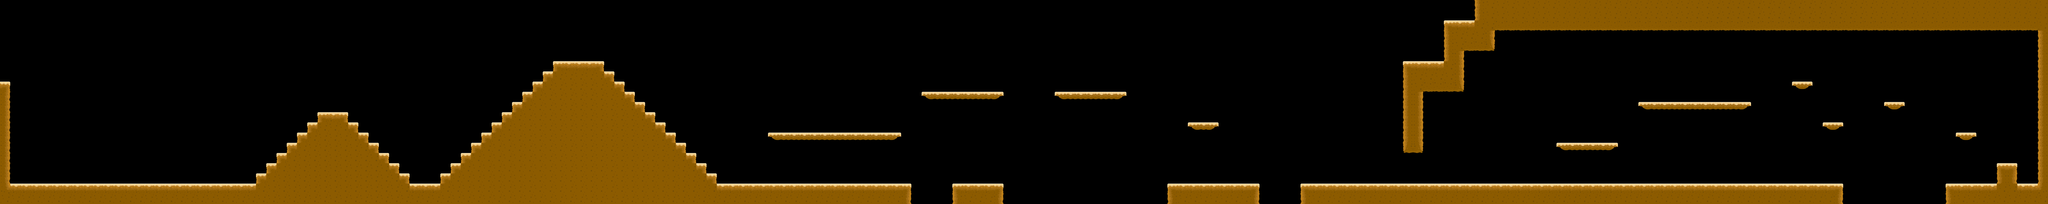

A 2D game scene composited from a Tiled map and its tileset images. What follows is a short description and the map's XML, with each tile layer's data collapsed to a summary:
An orthogonal 200x20 tile map with 32x32 px tiles, 2 tile layers (Calque de Tile 1, Calque 2).

<map version="1.0" orientation="orthogonal" renderorder="right-down" width="200" height="20" tilewidth="32" tileheight="32" nextobjectid="1">
 <tileset firstgid="1" name="desert32" tilewidth="32" tileheight="32" tilecount="16" columns="16">
  <image source="tilemaps/tiles/desert32.png" width="512" height="32" />
 </tileset>
 <layer name="Calque de Tile 1" width="200" height="20">
  <data>[4000 cells, 885 non-empty, 14 distinct tile ids]</data>
 </layer>
 <layer name="Calque 2" width="200" height="20">
  <data>[4000 cells, 0 non-empty, 0 distinct tile ids]</data>
 </layer>
</map>